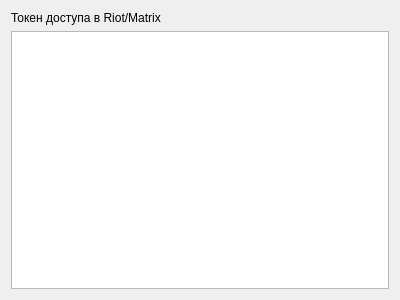
<?xml version="1.0" encoding="UTF-8"?>
<ui version="4.0">
 <class>AccessTokenPage</class>
 <widget class="QWidget" name="AccessTokenPage">
  <property name="geometry">
   <rect>
    <x>0</x>
    <y>0</y>
    <width>400</width>
    <height>300</height>
   </rect>
  </property>
  <property name="windowTitle">
   <string>Form</string>
  </property>
  <layout class="QGridLayout" name="gridLayout">
   <item row="1" column="0">
    <widget class="QPlainTextEdit" name="pte_access_token"/>
   </item>
   <item row="0" column="0">
    <widget class="QLabel" name="l_access_token">
     <property name="text">
      <string>Токен доступа в Riot/Matrix</string>
     </property>
    </widget>
   </item>
  </layout>
 </widget>
 <resources/>
 <connections/>
</ui>
